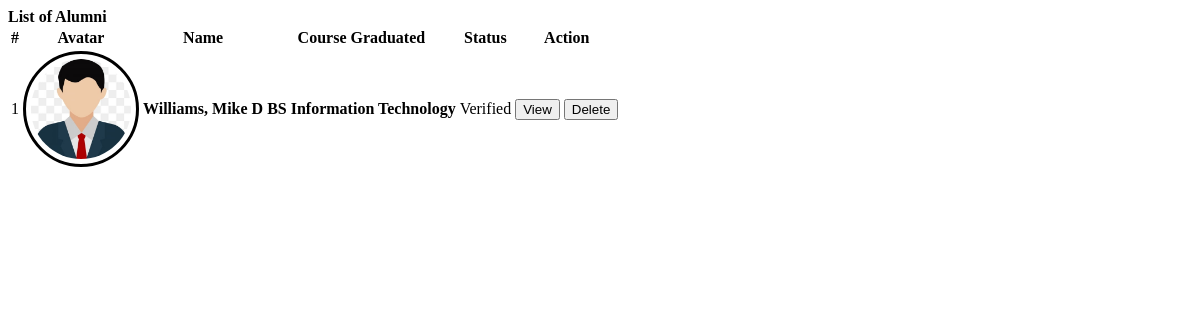
The app's page /admin/alumni.php, older data.
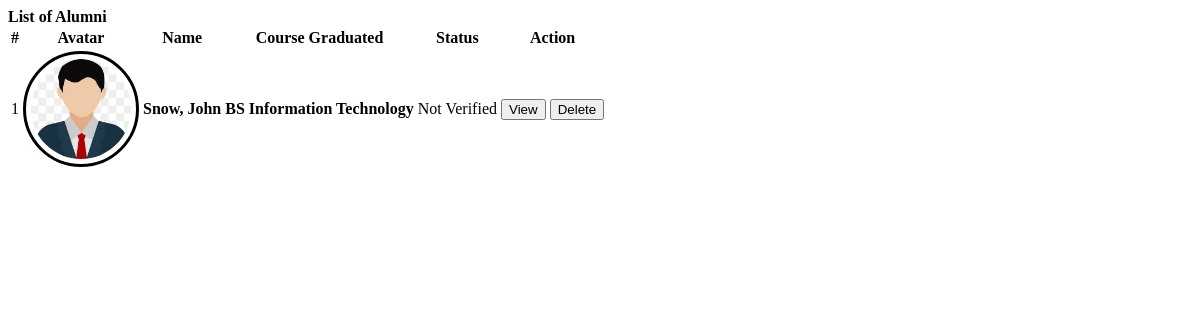
The same page, newer data.
### tables this page shows
CREATE TABLE `alumnus_bio` (
  `id` int(30) NOT NULL,
  `user_id` int(30) NOT NULL,
  `firstname` varchar(200) NOT NULL,
  `middlename` varchar(200) NOT NULL,
  `lastname` varchar(200) NOT NULL,
  `gender` varchar(10) NOT NULL,
  `batch` year(4) NOT NULL,
  `course_id` int(30) NOT NULL,
  `email` varchar(250) NOT NULL,
  `connected_to` text NOT NULL,
  `avatar` text NOT NULL,
  `status` enum('ACTIVE','INACTIVE') NOT NULL,
  `date_created` date NOT NULL DEFAULT current_timestamp()
);

CREATE TABLE `courses` (
  `id` int(30) NOT NULL,
  `course` text NOT NULL,
  `about` text NOT NULL
);

### admin/alumni.php (the view, shortened to what this page needs)
<?php include('db_connect.php'); ?>
<div class="container-fluid">
    <div class="col-lg-12">
        <div class="row">
            <div class="col-md-12">
                <div class="card">
                    <div class="card-header">
                        <b>List of Alumni</b>
                    </div>
                    <div class="card-body">
                        <table class="table table-condensed table-bordered table-hover">
                            <thead>
                            <tr>
                                <th class="text-center">#</th>
                                <th class="">Avatar</th>
                                <th class="">Name</th>
                                <th class="">Course Graduated</th>
                                <th class="">Status</th>
                                <th class="text-center">Action</th>
                            </tr>
                            </thead>
                            <tbody>
                            <?php
                            $i = 1;
                            $alumni = $conn->query("SELECT a.*,c.course,Concat(a.lastname,', ',a.firstname,' ',a.middlename) as name from alumnus_bio a inner join courses c on c.id = a.course_id order by Concat(a.lastname,', ',a.firstname,' ',a.middlename) asc");
                            while ($row = $alumni->fetch_assoc()):
                                ?>
                                <tr>
                                    <td class="text-center"><?php echo $i++ ?></td>
                                    <td class="text-center">
                                        <div class="avatar">
                                            <img src="assets/uploads/<?php echo $row['avatar'] ?>" class="" alt="">
                                        </div>
                                    </td>
                                    <td class="">
                                        <p><b><?php echo ucwords($row['name']) ?></b></p>
                                    </td>
                                    <td class="">
                                        <p><b><?php echo $row['course'] ?></b></p>
                                    </td>
                                    <td class="text-center">
                                        <?php if ($row['status'] == 1): ?>
                                            <span class="badge badge-primary">Verified</span>
                                        <?php else: ?>
                                            <span class="badge badge-secondary">Not Verified</span>
                                        <?php endif; ?>
                                    </td>
                                    <td class="text-center">
                                        <button class="btn btn-sm btn-outline-primary view_alumni" type="button"
                                                data-id="<?php echo $row['id'] ?>">View
                                        </button>
                                        <button class="btn btn-sm btn-outline-danger delete_alumni" type="button"
                                                data-id="<?php echo $row['id'] ?>">Delete
                                        </button>
                                    </td>
                                </tr>
                            <?php endwhile; ?>
                            </tbody>
                        </table>
                    </div>
                </div>
            </div>
        </div>
    </div>
</div>

### admin/alumni.php (style rules this page uses)
td { vertical-align: middle !important; }
td p { margin: unset }
img { max-width: 100px; max-height:: 150px; }
.avatar { display: flex; border-radius: 100%; width: 100px; height: 100px; align-items: center; justify-content: center; border: 3px solid; padding: 5px; }
.avatar img { max-width: calc(100%); max-height: calc(100%); border-radius: 100%; }

Row changes from the older to the newer data that the page shows:
changed alumnus_bio "BS Information Technology": name "Williams, Mike D" → "Snow, John"; status "Verified" → "Not Verified"
